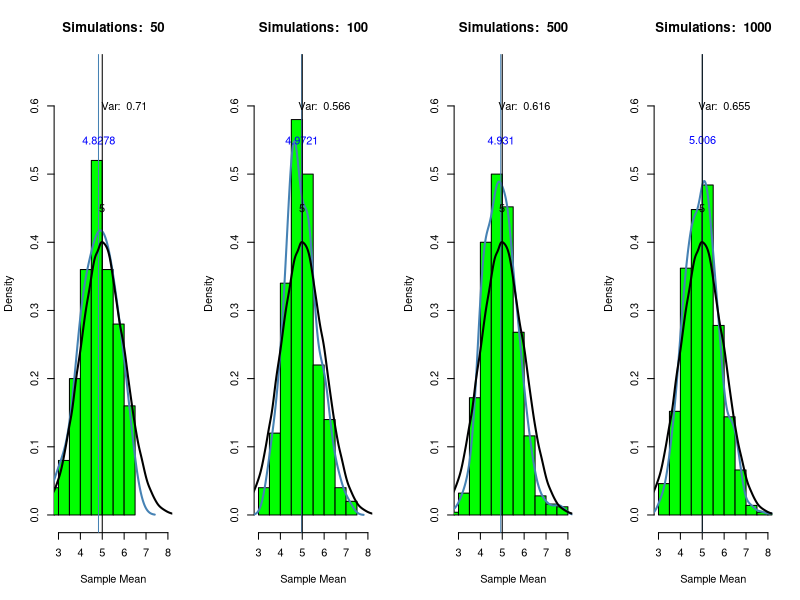
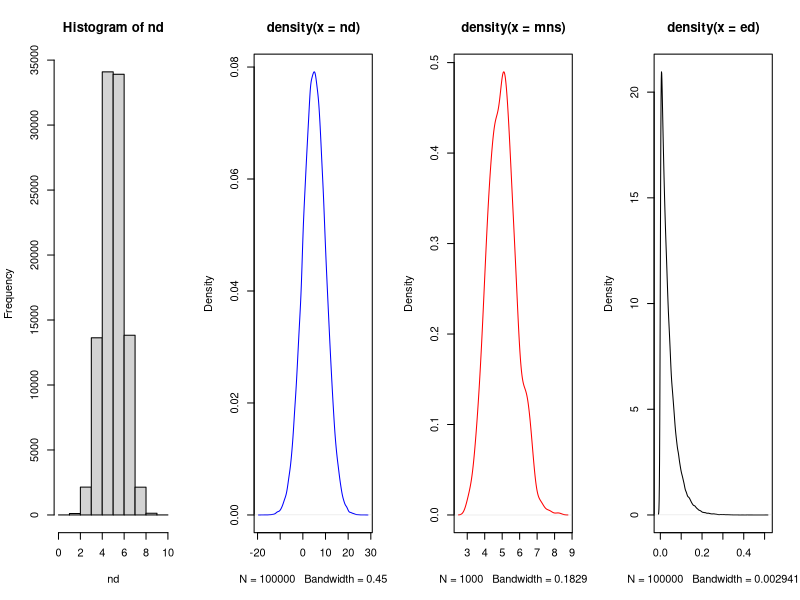
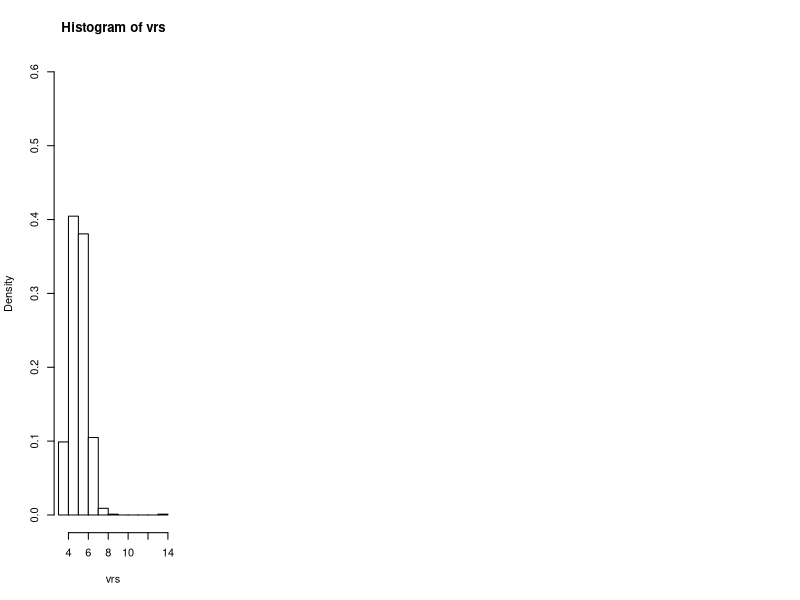

Source code (R) for these figures, in order: (Note: this script raises an error after producing the figures.)
n <- 40
lambda = 0.2
d <- rexp(n, lambda)
th_mean = 1/0.2 # theoretical mean

# theoretical exponential distribution very large n and same lambda
set.seed(8653)
nd <- rnorm(100000, 1/lambda)
ed <- rexp(10000, lambda)
th_dist = density(nd) # to compare with 
th_mean <- round(1/lambda,4)  # for vertical line
## Code to Simulate the sample means and plot them
par(mfrow=c(1,4))
for (nsim in c(50,100,500,1000)){ 
  title<-paste("Simulations: ", nsim)
  # simulate the means
  mns = NULL
  for (i in 1 : nsim) mns = c(mns, mean(rexp(n, lambda)))
  
  mean_mns <- mean(mns)  
  dens_mns <-density(mns) # density for the sample means
  var_mns  <- round(var(mns),3)
  
  hist(mns, probability = TRUE, col="green", 
          ylim = c(0, .65), xlim = c(3,8),
       main=title, xlab="Sample Mean")
  lines(dens_mns, lwd=2, col="steelblue")
  abline(v=mean_mns, col="steelblue")
  text(x=mean_mns+0.01, y = 0.55, labels = round(mean_mns,4), col="blue")

  lines(th_dist, col="black", lwd=2)
  abline( v= 1/lambda, col="black")
  text(x=th_mean-0.01, y = 0.45,labels = th_mean, col="black")
  var_lbl<- paste("Var: ",var_mns)
  text(x=6,y=.6,labels=var_lbl)
}
var(nd)
hist(nd,breaks=10)
nd <- rnorm(100000, 1/lambda, 1/lambda)
ed <- rexp(100000, 1/lambda^2)
dens_nd <- density(nd)
dens_mns <- density(mns)
plot(density(nd), col="blue")
plot(density(mns), col="red")
plot(density(ed), col="black")
vrs = NULL
for (i in 1 : nsim) vrs = c(mns, var(rexp(n, lambda)))
hist(vrs, probability = TRUE, ylim=c(0.0, 0.6), col="white")

library(ggplot2)
ge <- ggplot(data.frame(x = 1 : n, y = means), aes(x = x, y = y)) 
ge <- ge + geom_hline(yintercept = 0) + geom_line(size = 2) 
ge <- ge + labs(x = "Number of obs", y = "Cumulative mean")

#### Code for t.test between ToothGrowth supplements
# OJ and VC


g_vc <- ToothGrowth$len[ToothGrowth$supp=="VC"];  
g_oj <- ToothGrowth$len[ToothGrowth$supp=="OJ"]; 
difference <- g_vc - g_oj

mn <- mean(difference); 
s <- sd(difference); 
n <- 30
## Calculating directly
mn + c(-1, 1) * qt(.975, n-1) * s / sqrt(n) 
## using R's built in function 
t.test(difference)
## using R's built in function, another format 
t.test(g_oj, g_vc, paired = FALSE)
## using R's built in function, another format
t.test(len ~ as.factor(dose), paired = FALSE, data = ToothGrowth)

## Below are the results (after a little formatting)

n1 <- length(g_vc); 
n2 <- length(g_oj)
sp <- sqrt( ((n1 - 1) * sd(x1)^2 + (n2-1) * sd(x2)^2) / (n1 + n2-2)) 
md <- mean(g_vc) - mean(goj)
semd <- sp * sqrt(1 / n1 + 1/n2)
rbind(
	md + c(-1, 1) * qt(.975, n1 + n2 - 2) * semd, 
	t.test(g_oj, g_vc, paired = FALSE, ar.equal = TRUE)$conf, 
	t.test(g_oj, g_vc, paired = FALSE)$conf
)
